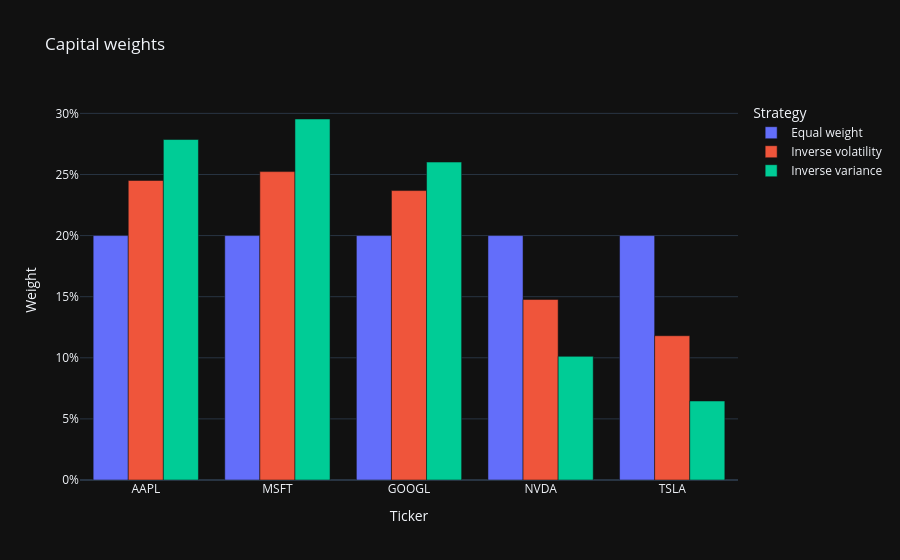
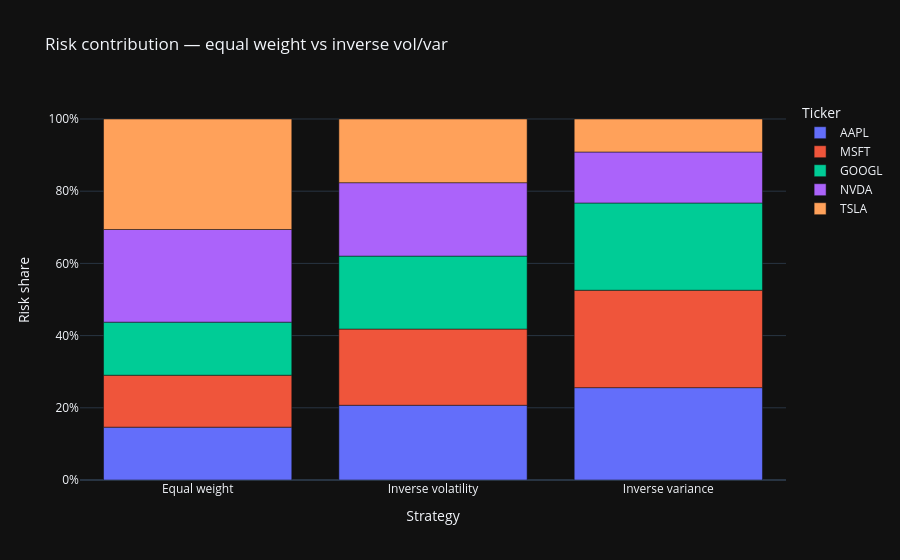

Source (notebook cell) for these figures, in order:
### Markdown cell above
## 10 · Weighting strategies

Three rule-based books here, then two Monte Carlo optima in section 11.

| Strategy | Rule | Uses expected returns? |
| --- | --- | --- |
| Equal weight | 1/N in each name | No |
| Inverse volatility | weight ∝ 1/σ | No |
| Inverse variance | weight ∝ 1/σ² | No |

None of the three uses expected returns, and that is deliberate. Estimated means are far noisier than estimated variances, so weighting rules that chase past returns tend to concentrate into whatever name happened to run hardest.

**Capital weight is not risk weight.** This is the central point of the section. An equal-dollar book holds 20% of its *capital* in each stock but far more than 20% of its *risk* in the most volatile ones. The second chart below decomposes portfolio volatility into each name's share, computed as

\[ \text{risk share}_i = \frac{w_i (\Sigma w)_i}{\sigma_p^2} \]

which sums to 1 across the five holdings.

The book carried forward is **inverse volatility**: it thins out NVDA and TSLA without betting that this window's best performer keeps winning.

### Code cell
def normalize(weights):
    """Rescale to sum to 1, enforcing the fully-invested constraint."""
    weights = np.asarray(weights, dtype=float)
    return weights / weights.sum()


def equal_weights(n_assets):
    """1/N in every name."""
    return np.ones(n_assets) / n_assets


def inverse_vol_weights(return_frame):
    """Weight inversely to standard deviation — a one-line risk-parity approximation.

    Exact risk parity would also account for correlations; this ignores them, which is
    a close approximation when the names are similarly correlated to each other.
    """
    return normalize(1.0 / return_frame.std())


def inverse_var_weights(return_frame):
    """Weight inversely to variance. A stronger tilt toward the quietest names."""
    return normalize(1.0 / return_frame.var())


def portfolio_performance(weights, mean_ann, cov_ann, rf=RISK_FREE):
    """Annualized return, volatility, and Sharpe for one weight vector.

    Volatility is the quadratic form sqrt(w' Σ w), which is what captures the
    diversification benefit — it is below the weighted average of individual
    volatilities whenever correlations are under 1.

    Weights must be ordered to match the rows of mean_ann and cov_ann.
    """
    weights = np.asarray(weights, dtype=float)
    mean_ann = np.asarray(mean_ann, dtype=float)
    cov_ann = np.asarray(cov_ann, dtype=float)
    ret = float(weights @ mean_ann)
    vol = float(np.sqrt(weights @ cov_ann @ weights))
    sharpe = (ret - rf) / vol
    return ret, vol, sharpe


def risk_contributions(weights, cov_ann):
    """Each holding's share of total portfolio risk, summing to 1.

    (Σw)_i / σ_p is holding i's marginal contribution to portfolio volatility;
    multiplying by w_i gives its total contribution. Those contributions sum exactly
    to σ_p (Euler's theorem), so dividing by the sum turns them into shares.
    """
    weights = np.asarray(weights, dtype=float)
    cov_ann = np.asarray(cov_ann, dtype=float)
    port_vol = np.sqrt(weights @ cov_ann @ weights)
    marginal = cov_ann @ weights / port_vol
    contrib = weights * marginal
    return contrib / contrib.sum()


def strategy_table(schemes, mean_ann, cov_ann, assets):
    """One row per strategy: performance metrics followed by the weights themselves."""
    rows = []
    for name, weights in schemes.items():
        ret, vol, sharpe = portfolio_performance(weights, mean_ann, cov_ann)
        rows.append({
            'Strategy': name,
            'Expected return': ret,
            'Volatility': vol,
            'Sharpe': sharpe,
            **{asset: weight for asset, weight in zip(assets, weights)},
        })
    return pd.DataFrame(rows).set_index('Strategy')


# Section 11 adds two more entries to this dict, so re-running that cell alone is safe
# but re-running this one resets the schemes back to the three heuristics.
weight_schemes = {
    'Equal weight': equal_weights(n_assets),
    'Inverse volatility': inverse_vol_weights(returns),
    'Inverse variance': inverse_var_weights(returns),
}

heuristic_table = strategy_table(weight_schemes, mean_ann, cov_ann, assets)
display(
    heuristic_table.style.format({
        'Expected return': '{:.2%}',
        'Volatility': '{:.2%}',
        'Sharpe': '{:.2f}',
        **{asset: '{:.1%}' for asset in assets},
    }).set_caption('Heuristic long-only weights')
)

# Capital weights vs risk shares, side by side. The gap between the two charts below is
# the argument for not holding an equal-dollar book.
rc_heuristic = pd.DataFrame(
    {name: risk_contributions(weights, cov_ann) for name, weights in weight_schemes.items()},
    index=assets,
)

weight_long = (
    pd.DataFrame(weight_schemes, index=assets)
    .reset_index()
    .melt(id_vars='index', var_name='Strategy', value_name='Weight')
    .rename(columns={'index': 'Ticker'})
)
fig = px.bar(
    weight_long,
    x='Ticker',
    y='Weight',
    color='Strategy',
    barmode='group',
    title='Capital weights',
    template='plotly_dark',
)
fig.update_yaxes(tickformat='.0%')
fig.show()

rc_long = (
    rc_heuristic.reset_index()
    .melt(id_vars='index', var_name='Strategy', value_name='Risk share')
    .rename(columns={'index': 'Ticker'})
)
fig = px.bar(
    rc_long,
    x='Strategy',
    y='Risk share',
    color='Ticker',
    title='Risk contribution — equal weight vs inverse vol/var',
    template='plotly_dark',
)
fig.update_yaxes(tickformat='.0%')
fig.show()

### Figure 1 — Plotly figure (JSON) as saved in the notebook; plotly's stock layout.template omitted (floating-point values rounded to 4 significant figures)
{"data": [{"alignmentgroup": "True", "hovertemplate": "Strategy=Equal weight<br>Ticker=%{x}<br>Weight=%{y}<extra></extra>", "legendgroup": "Equal weight", "marker": {"color": "#636efa", "pattern": {"shape": ""}}, "name": "Equal weight", "offsetgroup": "Equal weight", "orientation": "v", "showlegend": true, "textposition": "auto", "type": "bar", "x": ["AAPL", "MSFT", "GOOGL", "NVDA", "TSLA"], "xaxis": "x", "y": [0.2, 0.2, 0.2, 0.2, 0.2], "yaxis": "y"}, {"alignmentgroup": "True", "hovertemplate": "Strategy=Inverse volatility<br>Ticker=%{x}<br>Weight=%{y}<extra></extra>", "legendgroup": "Inverse volatility", "marker": {"color": "#EF553B", "pattern": {"shape": ""}}, "name": "Inverse volatility", "offsetgroup": "Inverse volatility", "orientation": "v", "showlegend": true, "textposition": "auto", "type": "bar", "x": ["AAPL", "MSFT", "GOOGL", "NVDA", "TSLA"], "xaxis": "x", "y": [0.2451, 0.2524, 0.2368, 0.1477, 0.1181], "yaxis": "y"}, {"alignmentgroup": "True", "hovertemplate": "Strategy=Inverse variance<br>Ticker=%{x}<br>Weight=%{y}<extra></extra>", "legendgroup": "Inverse variance", "marker": {"color": "#00cc96", "pattern": {"shape": ""}}, "name": "Inverse variance", "offsetgroup": "Inverse variance", "orientation": "v", "showlegend": true, "textposition": "auto", "type": "bar", "x": ["AAPL", "MSFT", "GOOGL", "NVDA", "TSLA"], "xaxis": "x", "y": [0.2786, 0.2954, 0.2602, 0.1012, 0.06466], "yaxis": "y"}], "layout": {"barmode": "group", "legend": {"title": {"text": "Strategy"}, "tracegroupgap": 0}, "title": {"text": "Capital weights"}, "xaxis": {"anchor": "y", "domain": [0, 1], "title": {"text": "Ticker"}}, "yaxis": {"anchor": "x", "domain": [0, 1], "tickformat": ".0%", "title": {"text": "Weight"}}}}

### Figure 2 — Plotly figure (JSON) as saved in the notebook; plotly's stock layout.template omitted (floating-point values rounded to 4 significant figures)
{"data": [{"hovertemplate": "Ticker=AAPL<br>Strategy=%{x}<br>Risk share=%{y}<extra></extra>", "legendgroup": "AAPL", "marker": {"color": "#636efa", "pattern": {"shape": ""}}, "name": "AAPL", "orientation": "v", "showlegend": true, "textposition": "auto", "type": "bar", "x": ["Equal weight", "Inverse volatility", "Inverse variance"], "xaxis": "x", "y": [0.1464, 0.207, 0.2558], "yaxis": "y"}, {"hovertemplate": "Ticker=MSFT<br>Strategy=%{x}<br>Risk share=%{y}<extra></extra>", "legendgroup": "MSFT", "marker": {"color": "#EF553B", "pattern": {"shape": ""}}, "name": "MSFT", "orientation": "v", "showlegend": true, "textposition": "auto", "type": "bar", "x": ["Equal weight", "Inverse volatility", "Inverse variance"], "xaxis": "x", "y": [0.1439, 0.2111, 0.2699], "yaxis": "y"}, {"hovertemplate": "Ticker=GOOGL<br>Strategy=%{x}<br>Risk share=%{y}<extra></extra>", "legendgroup": "GOOGL", "marker": {"color": "#00cc96", "pattern": {"shape": ""}}, "name": "GOOGL", "orientation": "v", "showlegend": true, "textposition": "auto", "type": "bar", "x": ["Equal weight", "Inverse volatility", "Inverse variance"], "xaxis": "x", "y": [0.147, 0.2021, 0.2417], "yaxis": "y"}, {"hovertemplate": "Ticker=NVDA<br>Strategy=%{x}<br>Risk share=%{y}<extra></extra>", "legendgroup": "NVDA", "marker": {"color": "#ab63fa", "pattern": {"shape": ""}}, "name": "NVDA", "orientation": "v", "showlegend": true, "textposition": "auto", "type": "bar", "x": ["Equal weight", "Inverse volatility", "Inverse variance"], "xaxis": "x", "y": [0.2567, 0.2033, 0.1412], "yaxis": "y"}, {"hovertemplate": "Ticker=TSLA<br>Strategy=%{x}<br>Risk share=%{y}<extra></extra>", "legendgroup": "TSLA", "marker": {"color": "#FFA15A", "pattern": {"shape": ""}}, "name": "TSLA", "orientation": "v", "showlegend": true, "textposition": "auto", "type": "bar", "x": ["Equal weight", "Inverse volatility", "Inverse variance"], "xaxis": "x", "y": [0.3061, 0.1764, 0.09138], "yaxis": "y"}], "layout": {"barmode": "relative", "legend": {"title": {"text": "Ticker"}, "tracegroupgap": 0}, "title": {"text": "Risk contribution — equal weight vs inverse vol/var"}, "xaxis": {"anchor": "y", "domain": [0, 1], "title": {"text": "Strategy"}}, "yaxis": {"anchor": "x", "domain": [0, 1], "tickformat": ".0%", "title": {"text": "Risk share"}}}}
